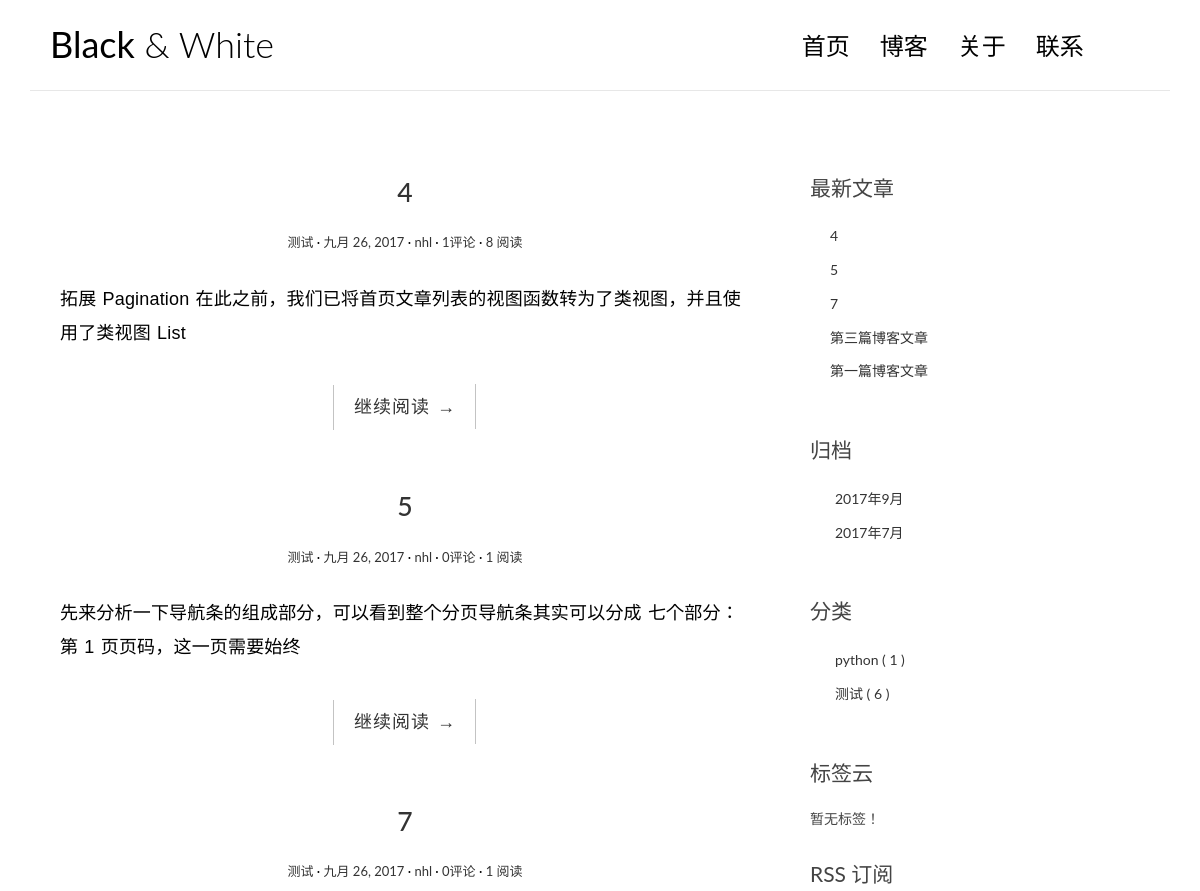
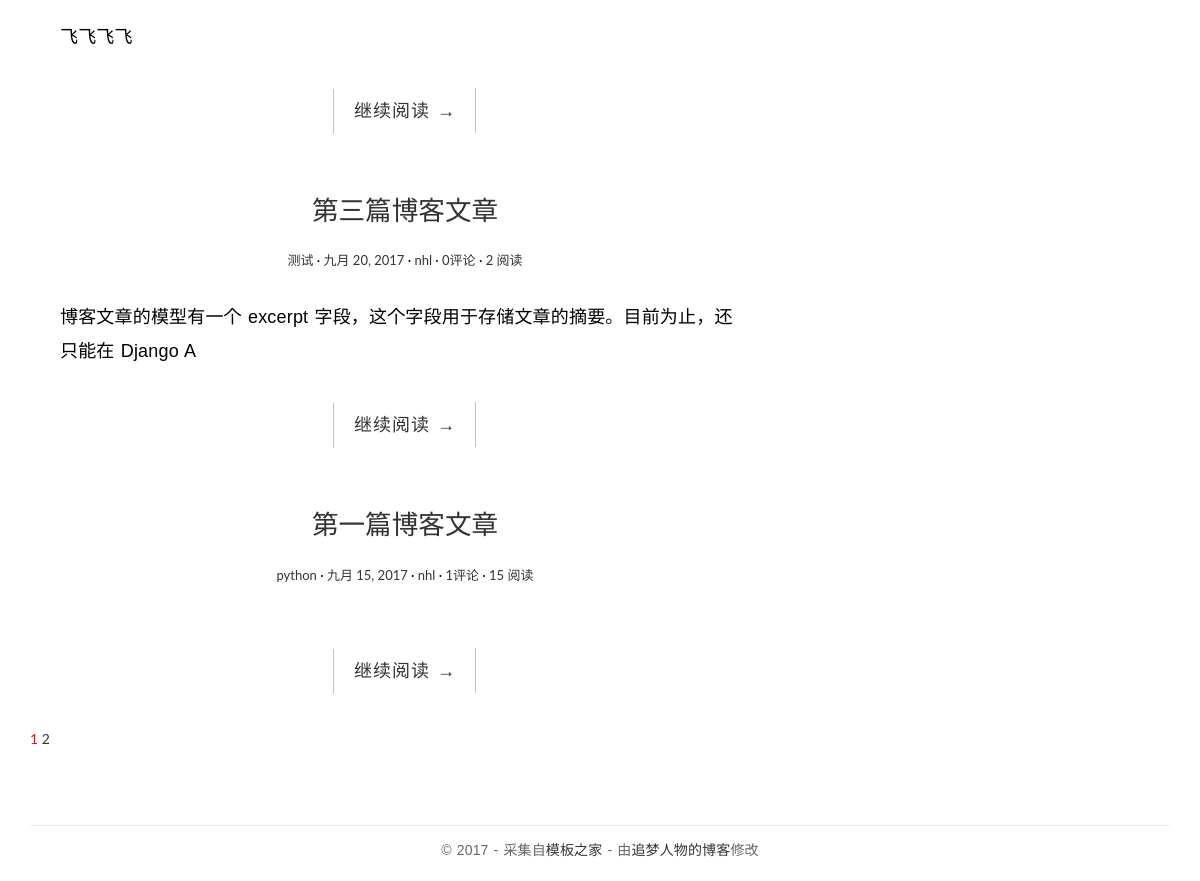
The page / on the database its author committed (2 pictures, top to bottom).
### blog/models.py (models this page shows, shortened)
class Post(models.Model):
    title = models.CharField(max_length=100) #文章标题
    body = models.TextField()                #文章正文
    created_time = models.DateField()        #创建时间
    modified_time = models.DateField()       #最后修改时间
    excerpt = models.CharField(max_length=200,blank=True)   #文章摘要
    category = models.ForeignKey(Category)                  #分类与文章一对多，外键
    tags = models.ManyToManyField(Tag,blank=True)           #标签与文章多对多
    author = models.ForeignKey(User)                        #作者与文章一对多，
    views = models.PositiveIntegerField(default=0)          #阅读量
    def get_absolute_url(self):
        return reverse('blog:detail',kwargs={'pk':self.pk})
    '''
    复写模型的save方法，在数据被保存到数据库前，
    先从 body 字段摘取N个字符保存到excerpt字段中，
    从而实现自动摘要
    '''
    class Meta:
        ordering = ['-created_time']

class Category(models.Model):
    name = models.CharField(max_length=100)

### blog/views.py (the view, shortened to what this page needs)
# urls.py: url(r'^$', views.indexView.as_view(),name='index'),
class indexView(ListView):
    model = Post
    template_name = 'blog/index.html'
    context_object_name = 'post_list'
    paginate_by = 5  # 指定 paginate_by 属性后开启分页功能，其值代表每一页包含多少篇文章
    def get_context_data(self, **kwargs):
        context = super(indexView,self).get_context_data(**kwargs)
        paginator = context.get('paginator')
        page = context.get('page_obj')
        is_paginated = context.get('is_paginated')
        pagination_data = self.pagination_data(paginator,page,is_paginated)
        context.update(pagination_data)
        return context
    def pagination_data(self,paginator,page,is_paginated):
        if not is_paginated:
            return {}
        left = []
        right = []
        left_has_more = False    # 标示第 1 页页码后是否需要显示省略号
        right_has_more = False      # 标示最后一 页页码后是否需要显示省略号
        first = False
        last = False
        page_number = page.number
        total_pages = paginator.num_pages
        page_range = list(paginator.page_range)   # 获得整个分页页码列表，比如分了四页，那么就是 [1, 2, 3, 4]
        if page_number == 1:
            right = page_range[page_number:page_number+2]
            if right[-1] < total_pages-1:
                right_has_more = True
            if right[-1] < total_pages:
                last = True
        data = {
            'left':left,
            'right':right,
            'left_has_more':left_has_more,
            'right_has_more':right_has_more,
            'first':first,
            'last':last,
        }
        return data

### blog/templatetags/blog_tags.py (called while the page is built)
@register.simple_tag()
def get_recent_posts(num=5):
    return Post.objects.all().order_by('-created_time')[:num]

@register.simple_tag()
def archives():
    return Post.objects.dates('created_time','month',order='DESC')

@register.simple_tag()
def get_categories():
    return Category.objects.annotate(num_posts = Count('post')).filter(num_posts__gt=0)

@register.simple_tag()
def get_tags():
    return Tag.objects.annotate(num_posts = Count('post')).filter(num_posts__gt=0)

### templates/blog/index.html (shortened to what this page needs)
{% extends 'base.html' %}
{% block main %}
                {% for post in post_list %}
                <article class="post post-{{ post.pk }}">
                    <header class="entry-header">
                        <h1 class="entry-title">
                            <a href="{{ post.get_absolute_url }}">{{ post.title }}</a>
                        </h1>
                        <div class="entry-meta">
                            <span class="post-category"><a href="{% url 'blog:category' post.category.pk %}">{{ post.category.name }}</a></span>
                            <span class="post-date"><a href="#"><time class="entry-date"
                                                                      datetime="{{ post.created_time }}">{{ post.created_time }}</time></a></span>
                            <span class="post-author"><a href="#">{{ post.author }}</a></span>
                            <span class="comments-link"><a href="{% url 'blog:detail' post.pk %}">{{ post.comment_set.count }}评论</a></span>
                            <span class="views-count"><a href="{% url 'blog:detail' post.pk %}">{{ post.views }} 阅读</a></span>
                        </div>
                    </header>
                    <div class="entry-content clearfix">
                        <p>{{ post.excerpt }}</p>
                        <div class="read-more cl-effect-14">
                            <a href="{{ post.get_absolute_url }}" class="more-link">继续阅读 <span class="meta-nav">→</span></a>
                        </div>
                    </div>
                </article>
                {% empty %}
                <div class="no-post">暂时还没有发布的文章</div>
                {% endfor %}
                {% if is_paginated %}
                <div class="pagination">
                    <a href="?page={{ page_obj.number }}" style="color:red">{{ page_obj.number }}</a>
                    {% if right %}
                        {% for i in right %}
                            <a href="?page={{ i }}">{{ i }}</a>
                        {% endfor %}
                    {% endif %}
                </div>
                {% endif %}
{% endblock main %}

### templates/base.html (shortened to what this page needs)
<!DOCTYPE html>
{% load staticfiles %}
{% load blog_tags %}
<html>
<head>
    <link rel="stylesheet" href="{% static 'blog/css/bootstrap.min.css' %}">
    <link rel="stylesheet" href="{% static 'blog/css/pace.css' %}">
    <link rel="stylesheet" href="{% static 'blog/css/custom.css' %}">
    <link rel="stylesheet" href="{% static 'blog/css/highlights/github.css' %}">
    <link rel="stylesheet" href="http://code.ionicframework.com/ionicons/2.0.1/css/ionicons.min.css">
</head>
<body>
<div class="container">
    <header id="site-header">
        <div class="row">
            <div class="col-md-4 col-sm-5 col-xs-8">
                <div class="logo">
                    <h1><a href="{% url 'blog:index' %}"><b>Black</b> &amp; White</a></h1>
                </div>
            </div>
            <div class="col-md-8 col-sm-7 col-xs-4">
                <nav class="main-nav" role="navigation">
                    <div class="collapse navbar-collapse" id="bs-example-navbar-collapse-1">
                        <ul class="nav navbar-nav navbar-right">
                            <li class="cl-effect-11"><a href="{% url 'blog:index' %}" data-hover="首页">首页</a></li>
                            <li class="cl-effect-11"><a href="full-width.html" data-hover="博客">博客</a></li>
                            <li class="cl-effect-11"><a href="about.html" data-hover="关于">关于</a></li>
                            <li class="cl-effect-11"><a href="contact.html" data-hover="联系">联系</a></li>
                        </ul>
                    </div>
                </nav>
            </div>
        </div>
    </header>
</div>
<div class="content-body">
    <div class="container">
        <div class="row">
            <main class="col-md-8">
                {% block main %}
                {% endblock main %}
            </main>
            <aside class="col-md-4">
                <div class="widget widget-recent-posts">
                    <h3 class="widget-title">最新文章</h3>
                    {% get_recent_posts as recent_post_list %}
                    <ul>
                        {% for post in recent_post_list %}
                        <li>
                            <a href="{{ post.get_absolute_url }}">{{ post.title }}</a>
                        </li>
                        {% empty %}
                        暂无文章！
                        {% endfor %}
                    </ul>
                </div>
                <div class="widget widget-archives">
                    <h3 class="widget-title">归档</h3>
                    {% archives as date_list %}
                    <ul>
                        {% for date in date_list %}
                        <li>
                            <a href="{% url 'blog:archives' date.year date.month %}">{{date.year}}年{{date.month}}月</a>
                        </li>
                        {% empty %}
                        暂无归档！
                        {% endfor %}
                    </ul>
                </div>
                <div class="widget widget-category">
                    <h3 class="widget-title">分类</h3>
                    {% get_categories as category_list %}
                    <ul>
                        {% for category in category_list %}
                        <li>
                            <a href="{% url 'blog:category' category.pk %}">{{ category.name }} <span class="post-count">( {{ category.num_posts }} )</span></a>
                        </li>
                        {% empty %}
                        暂无分类！
                        {% endfor %}
                    </ul>
                </div>
                <div class="widget widget-tag-cloud">
                    <h3 class="widget-title">标签云</h3>
                    {% get_tags as tag_list %}
                    <ul>
                        {% for tag in tag_list %}
                        <li>
                            <a href="{% url 'blog:tag' tag.pk %}">{{ tag.name }}</a>
                        </li>
                        {% empty %}
                        暂无标签！
                        {% endfor %}
                    </ul>
                </div>
                <div class="rss">
                    <a href="{% url 'rss' %}"> RSS 订阅</a>
                </div>
            </aside>
        </div>
    </div>
</div>
<footer id="site-footer">
    <div class="container">
        <div class="row">
            <div class="col-md-12">
                <p class="copyright">&copy 2017 - 采集自<a href="http://www.cssmoban.com/"
                                                        target="_blank" title="模板之家">模板之家</a>
                    - 由<a href="http://zmrenwu.com/" title="网页模板" target="_blank">追梦人物的博客</a>修改
                </p>
            </div>
        </div>
    </div>
</footer>
</body>
</html>

### blog/static/blog/css/custom.css (style rules this page uses)
* { outline: none; }
h1, h2, h3, h4, h5, h6 { margin-top: 0; }
b { font-weight: 400; }
a { color: #333; }
body { color: #444; font-family: 'Lato', sans-serif; }
p { font-family: 'Ubuntu', sans-serif; font-weight: 400; word-spacing: 1px; letter-spacing: 0.01em; }
#site-header { background-color: #FFF; padding: 25px 20px; margin-bottom: 40px; border-bottom: 1px solid #e7e7e7; }
.logo h1 a { color: #000; }
.logo h1 { margin: 0; font-family: 'Lato', sans-serif; font-weight: 300; }
.main-nav { margin-top: 11px; max-width: 95%; }
.main-nav a { color: #000000 !important; padding: 0 0 5px 0 !important; margin-right: 30px; font-family: 'Lato', sans-serif; font-weight: 300; font-size: 24px; }
.cl-effect-11 a { padding: 10px 0; color: #0972b4; text-shadow: none; }
.cl-effect-11 a::before { position: absolute; top: 0; left: 0; overflow: hidden; padding: 0 0 5px 0 !important; max-width: 0; border-bottom: 1px solid #000; color: #000; content: attr(data-hover); white-space: nowrap; -webkit-transition: max-width 0.5s; -moz-transition: max-width 0.5s; transition: max-width 0.5s; }
.content-body { padding-bottom: 4em; }
.post { background: #fff; padding: 30px 30px 0; }
.entry-title { text-align: center; font-size: 1.9em; margin-bottom: 20px; line-height: 1.6; padding: 10px 20px 0; }
.entry-meta { text-align: center; color: #DDDDDD; font-size: 13px; margin-bottom: 30px; }
.entry-content { font-size: 18px; line-height: 1.9; font-weight: 300; color: #000; }
.post-category::after, .post-date::after, .post-author::after, .comments-link::after { content: ' ·'; color: #000; }
.read-more { font-family: 'Ubuntu', sans-serif; font-weight: 400; word-spacing: 1px; letter-spacing: 0.01em; text-align: center; margin-top: 20px; }
.cl-effect-14 a { padding: 0 20px; height: 45px; line-height: 45px; position: relative; display: inline-block; margin: 15px 25px; letter-spacing: 1px; font-weight: 400; text-shadow: 0 0 1px rgba(255, 255, 255, 0.3); }
.cl-effect-14 a::before, .cl-effect-14 a::after { position: absolute; width: 45px; height: 1px; background: #C3C3C3; content: ''; -webkit-transition: all 0.3s; -moz-transition: all 0.3s; transition: all 0.3s; pointer-events: none; }
.cl-effect-14 a::before { top: 0; left: 0; -webkit-transform: rotate(90deg); -moz-transform: rotate(90deg); transform: rotate(90deg); -webkit-transform-origin: 0 0; -moz-transform-origin: 0 0; transform-origin: 0 0; }
.cl-effect-14 a::after { right: 0; bottom: 0; -webkit-transform: rotate(90deg); -moz-transform: rotate(90deg); transform: rotate(90deg); -webkit-transform-origin: 100% 0; -moz-transform-origin: 100% 0; transform-origin: 100% 0; }
.widget { background: #fff; padding: 30px 0 0; }
.widget-title { font-size: 1.5em; margin-bottom: 20px; line-height: 1.6; padding: 10px 0 0; font-weight: 400; }
.widget-recent-posts ul { padding: 0; margin: 0; padding-left: 20px; }
.widget-recent-posts ul li { list-style-type: none; position: relative; line-height: 170%; margin-bottom: 10px; }
.widget-recent-posts ul li::before { content: '\f3d3'; font-family: "Ionicons"; position: absolute; left: -17px; top: 3px; font-size: 16px; color: #000; }
.widget-archives ul { padding: 0; margin: 0; padding-left: 25px; }
.widget-archives ul li { list-style-type: none; position: relative; line-height: 170%; margin-bottom: 10px; }
.widget-archives ul li::before { content: '\f3f3'; font-family: "Ionicons"; position: absolute; left: -25px; top: 1px; font-size: 16px; color: #000; }
.widget-category ul { padding: 0; margin: 0; padding-left: 25px; }
.widget-category ul li { list-style-type: none; position: relative; line-height: 170%; margin-bottom: 10px; }
.widget-category ul li::before { content: '\f3fe'; font-family: "Ionicons"; position: absolute; left: -25px; top: 1px; font-size: 18px; color: #000; }
.widget-tag-cloud ul { padding: 0; margin: 0; margin-right: -10px; }
.rss { font-size: 21px; margin-top: 30px; }
.rss a { color: #444; }
#site-footer { padding-top: 10px; padding: 0 0 1.5em 0; }
.copyright { text-align: center; padding-top: 1em; margin: 0; border-top: 1px solid #eee; color: #666; }

### rows shown on the page
Post: title "4", category.name "测试", created_time "九月 26, 2017", author "nhl", comment_set.count "1", views "8", excerpt "拓展 Pagination 在此之前，我们已将首页文章列表的视图函数转为了类视图，并且使用了类视图 List"
Post: title "5", category.name "测试", created_time "九月 26, 2017", author "nhl", comment_set.count "0", views "1", excerpt "先来分析一下导航条的组成部分，可以看到整个分页导航条其实可以分成 七个部分： 第 1 页页码，这一页需要始终"
Post: title "7", category.name "测试", created_time "九月 26, 2017", author "nhl", comment_set.count "0", views "1", excerpt "飞飞飞飞"
Post: title "第三篇博客文章", category.name "测试", created_time "九月 20, 2017", author "nhl", comment_set.count "0", views "2", excerpt "博客文章的模型有一个 excerpt 字段，这个字段用于存储文章的摘要。目前为止，还只能在 Django A"
Post: title "第一篇博客文章", category.name "python", created_time "九月 15, 2017", author "nhl", comment_set.count "1", views "15"
Category: name "python", num_posts "1"
Category: name "测试", num_posts "6"

### other values the page prints
{{ page_obj.number }} "1"
{{ i }} "2"
{{ date.year }} "2017" "2017"
{{ date.month }} "9" "7"
